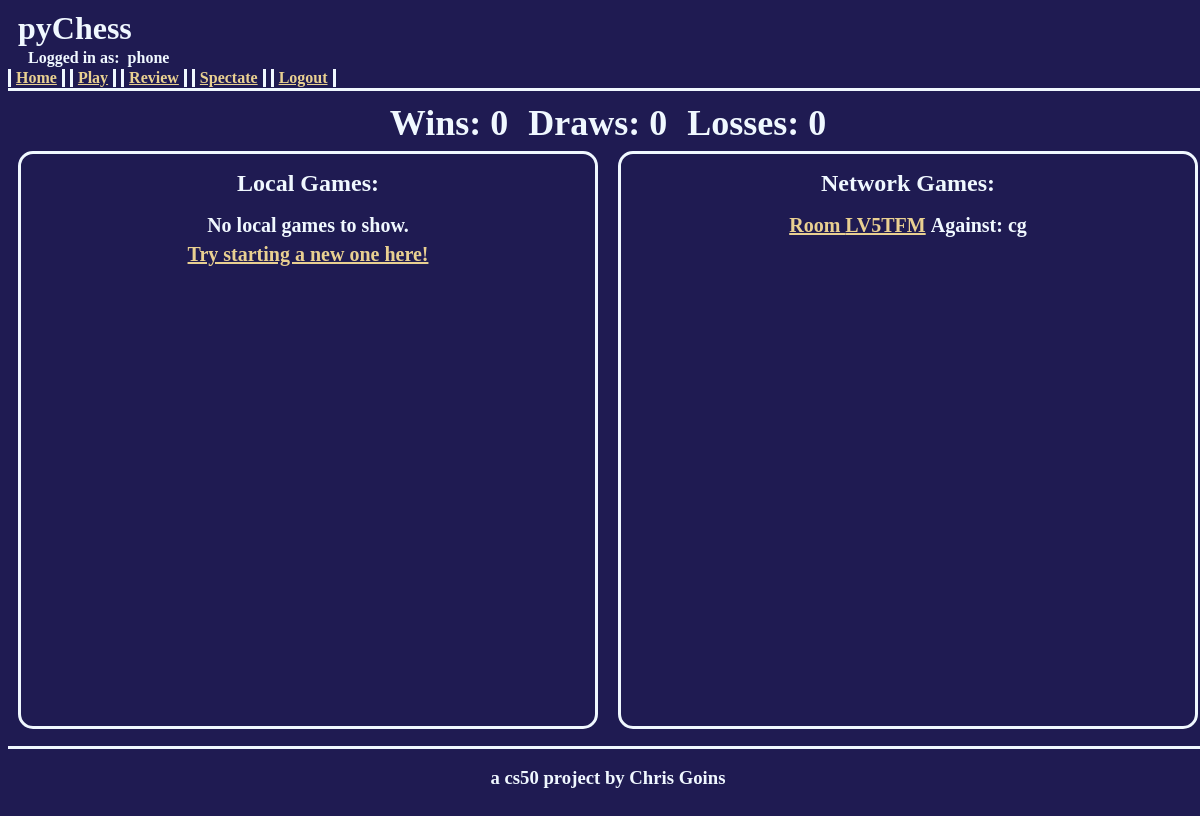
The app's page / (signed in), older data.
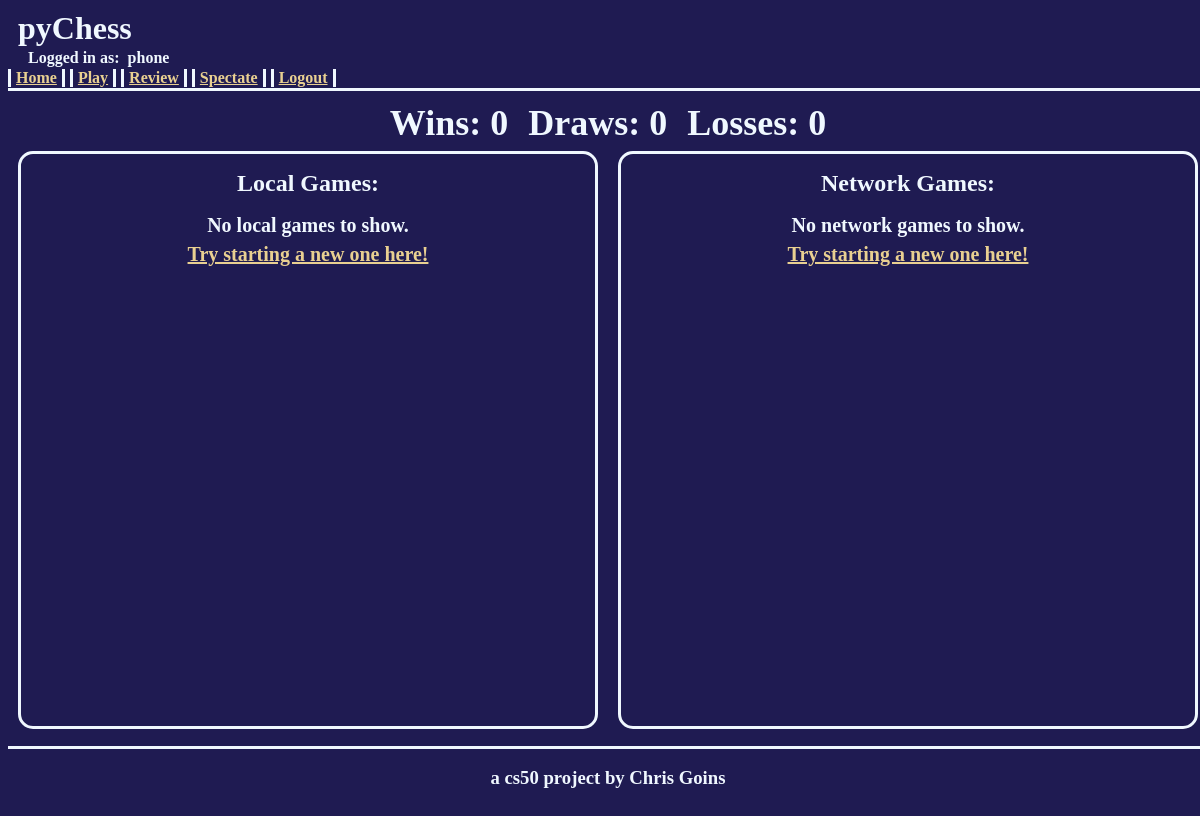
The same page, newer data.
### pychess/models.py (models this page shows, shortened)
class Game(models.Model):
    roomCode = models.CharField(max_length=6, unique=True, null=True, blank=True)
    player1 = models.ForeignKey(User, on_delete=models.CASCADE, related_name="player1")
    player2 = models.ForeignKey(User, on_delete=models.CASCADE, related_name="player2", null=True, blank=True)
    isActive = models.BooleanField()
    winner = models.ForeignKey(User, on_delete=models.CASCADE, related_name="winner", null=True, blank=True)

class User(AbstractUser):
    pass

### pychess/views.py (the view, shortened to what this page needs)
# urls.py: path("", views.index, name="index"),
def index(request):
    if request.user.is_authenticated:
        localGames = Game.objects.filter(player1 = request.user, player2 = request.user, isActive=True)
        activeNetworkGames = []
        netGameQuery = Game.objects.filter(player1 = request.user, isActive=True).exclude(player2 = request.user)
        for game in netGameQuery:
            activeNetworkGames.append(game)
        netGameQuery = Game.objects.filter(player2 = request.user,isActive=True).exclude(player1 = request.user)
        for game in netGameQuery:
            activeNetworkGames.append(game)
        completedGames = {}
        completedGames['wins'] = 0
        completedGames['draws'] = 0
        completedGames['losses'] = 0
        netGameQuery = Game.objects.filter(player1 = request.user, isActive=False).exclude(player2=request.user)
        netGameQuery = Game.objects.filter(player2 = request.user, isActive=False).exclude(player1=request.user)
        return render(request, 'pychess/index.html', {'localGames':localGames, 'networkGames':activeNetworkGames, 'completedGames':completedGames})
    else:
        return redirect(loginView)

### pychess/templates/pychess/index.html (shortened to what this page needs)
{% extends "pychess/layout.html" %}
{% block body %}
    <div class="playerStats">
        <div class="stat">Wins: {{ completedGames.wins }}</div>
        <div class="stat">Draws: {{ completedGames.draws }}</div>
        <div class="stat">Losses: {{ completedGames.losses }}</div>
    </div>
    <div class="tableContainer">
        <div class="infoTable">
            <div class="infoHeader">Local Games:</div>
            {% for game in localGames %}
                <div class="infoItem">
                    <a href="{% url 'localGame' %}?room={{game.roomCode}}">Room {{ game.roomCode }}</a>
                </div>
            {% empty %}
                <div class="infoItem">No local games to show.</div>
                <div class="infoItem"><a href="{% url 'play' %}">Try starting a new one here!</a></div>
            {% endfor %}
        </div>
        <div class="infoTable">
            <div class="infoHeader">Network Games:</div>
            {% for game in networkGames %}
                <div class="infoItem">
                    <a href="{% url 'networkGame' %}?room={{game.roomCode}}">Room {{ game.roomCode }}</a>
                    {% if game.player2 %}
                        {% if request.user == game.player1 %}
                            <span>Against: {{ game.player2 }}</span>
                        {% else %}
                            <span>Against: {{ game.player1 }}</span>
                        {% endif %}
                    {% else %}
                        <span>Waiting on player</span>
                    {% endif %}
                </div>
            {% empty %}
                <div class="infoItem">No network games to show.</div>
                <div class="infoItem"><a href="{% url 'play' %}">Try starting a new one here!</a></div>
            {% endfor %}
        </div>
    </div>
{% endblock %}

Row changes from the older to the newer data that the page shows:
removed Game: roomCode "LV5TFM", player1 "cg"
Text that changed along with them:
text now shown: "No network games to show. Try starting a new one here!"
